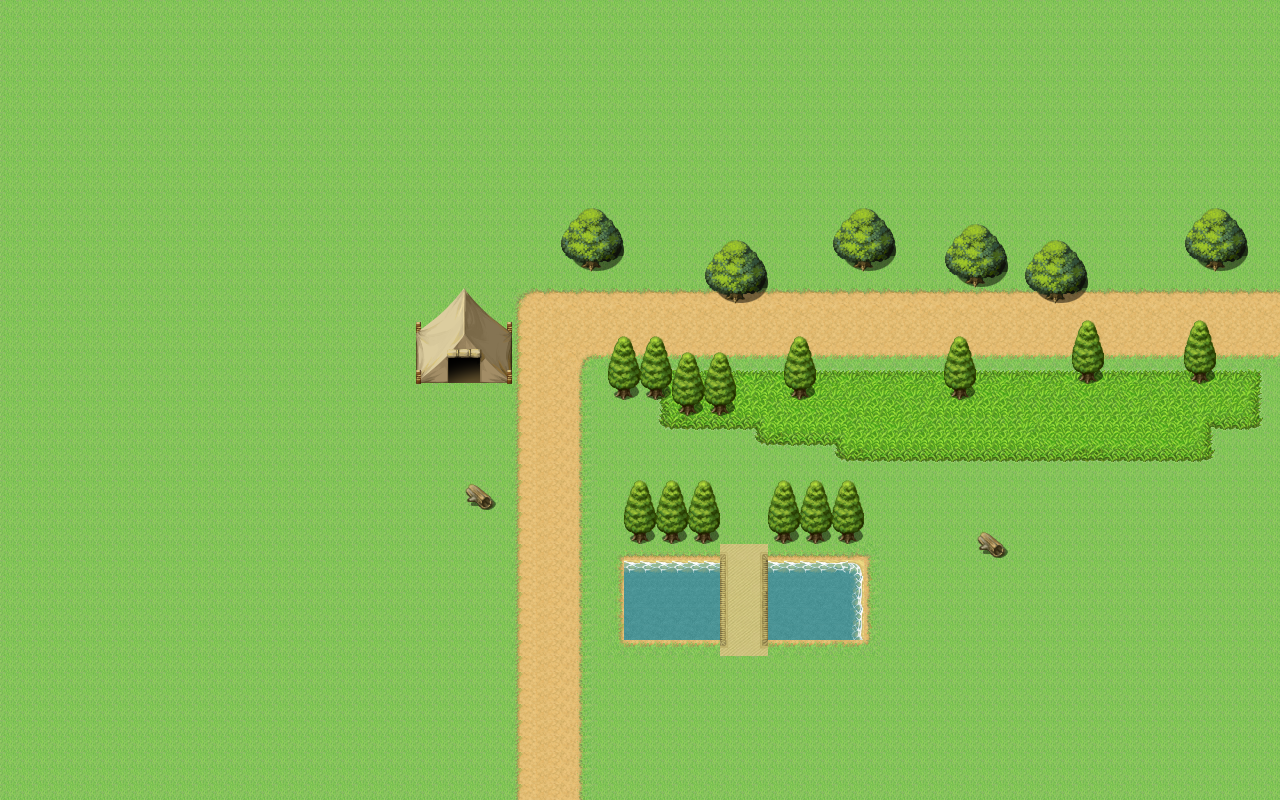

The image is a tile-based game level rendered from a .tmx file. Its description and source (layers, tilesets, objects; grid data summarised) follow:
An orthogonal 80x50 tile map with 16x16 px tiles, 4 tile layers (GroundLayer, GroundDetail Layer, Object Layer, OverHead Layer), 4 tilesets.

<map version="1.0" orientation="orthogonal" renderorder="right-down" width="80" height="50" tilewidth="16" tileheight="16" nextobjectid="1">
 <tileset firstgid="1" name="Outside_A1" tilewidth="16" tileheight="16">
  <image source="../Graphics/Tilesets/Outside_A1.png" width="512" height="384" />
 </tileset>
 <tileset firstgid="769" name="Outside_A2" tilewidth="16" tileheight="16">
  <image source="../Graphics/Tilesets/Outside_A2.png" width="512" height="384" />
 </tileset>
 <tileset firstgid="1537" name="Outside_A4" tilewidth="16" tileheight="16">
  <image source="../Graphics/Tilesets/Outside_A4.png" width="512" height="480" />
 </tileset>
 <tileset firstgid="2497" name="Outside_B" tilewidth="16" tileheight="16">
  <image source="../Graphics/Tilesets/Outside_B.png" width="512" height="512" />
 </tileset>
 <layer name="GroundLayer" width="80" height="50">
  <data>[4000 cells, 4000 non-empty, 29 distinct tile ids]</data>
 </layer>
 <layer name="GroundDetail Layer" width="80" height="50">
  <data>[4000 cells, 226 non-empty, 29 distinct tile ids]</data>
 </layer>
 <layer name="Object Layer" width="80" height="50">
  <data>[4000 cells, 201 non-empty, 52 distinct tile ids]</data>
 </layer>
 <layer name="OverHead Layer" width="80" height="50">
  <data>[4000 cells, 170 non-empty, 32 distinct tile ids]</data>
 </layer>
</map>
